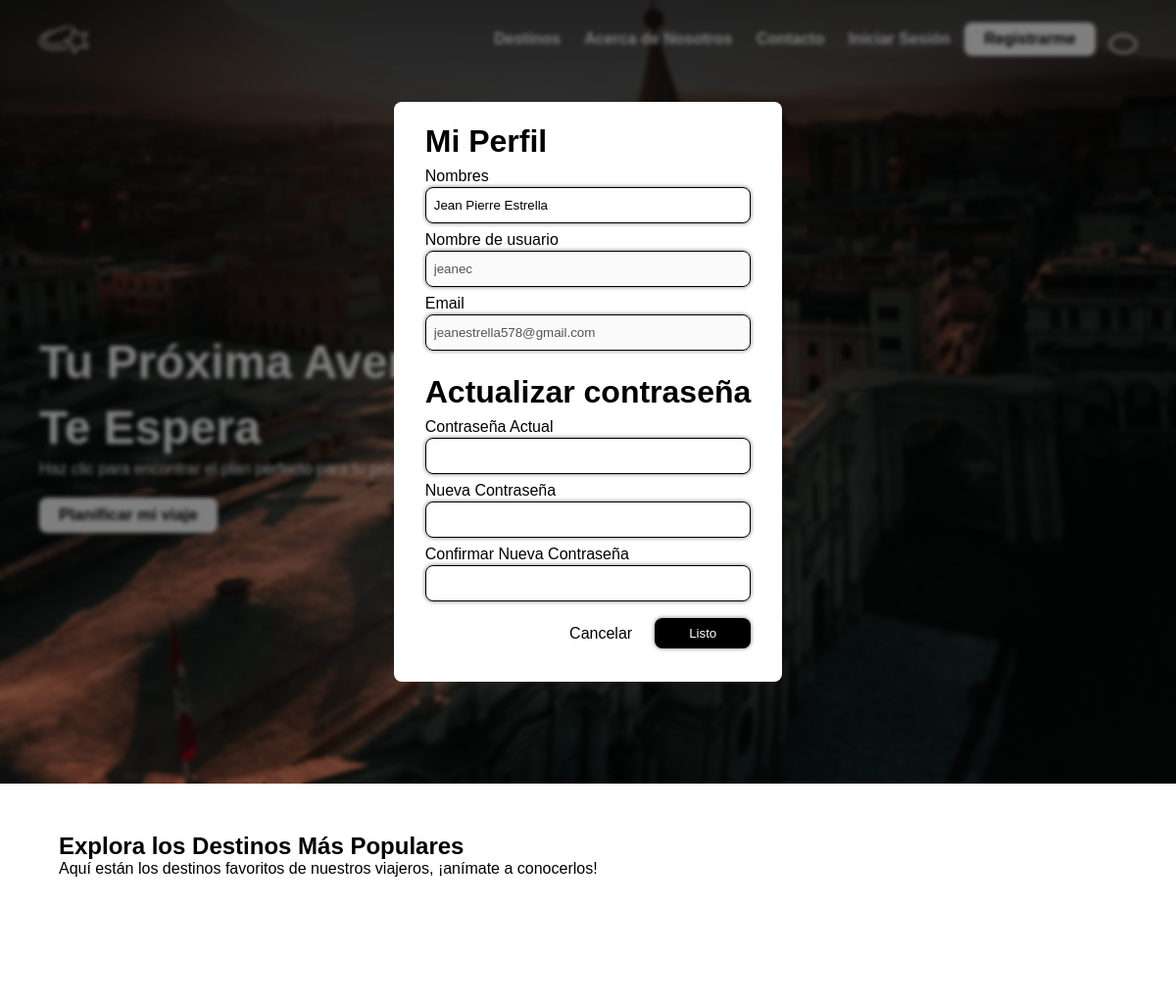
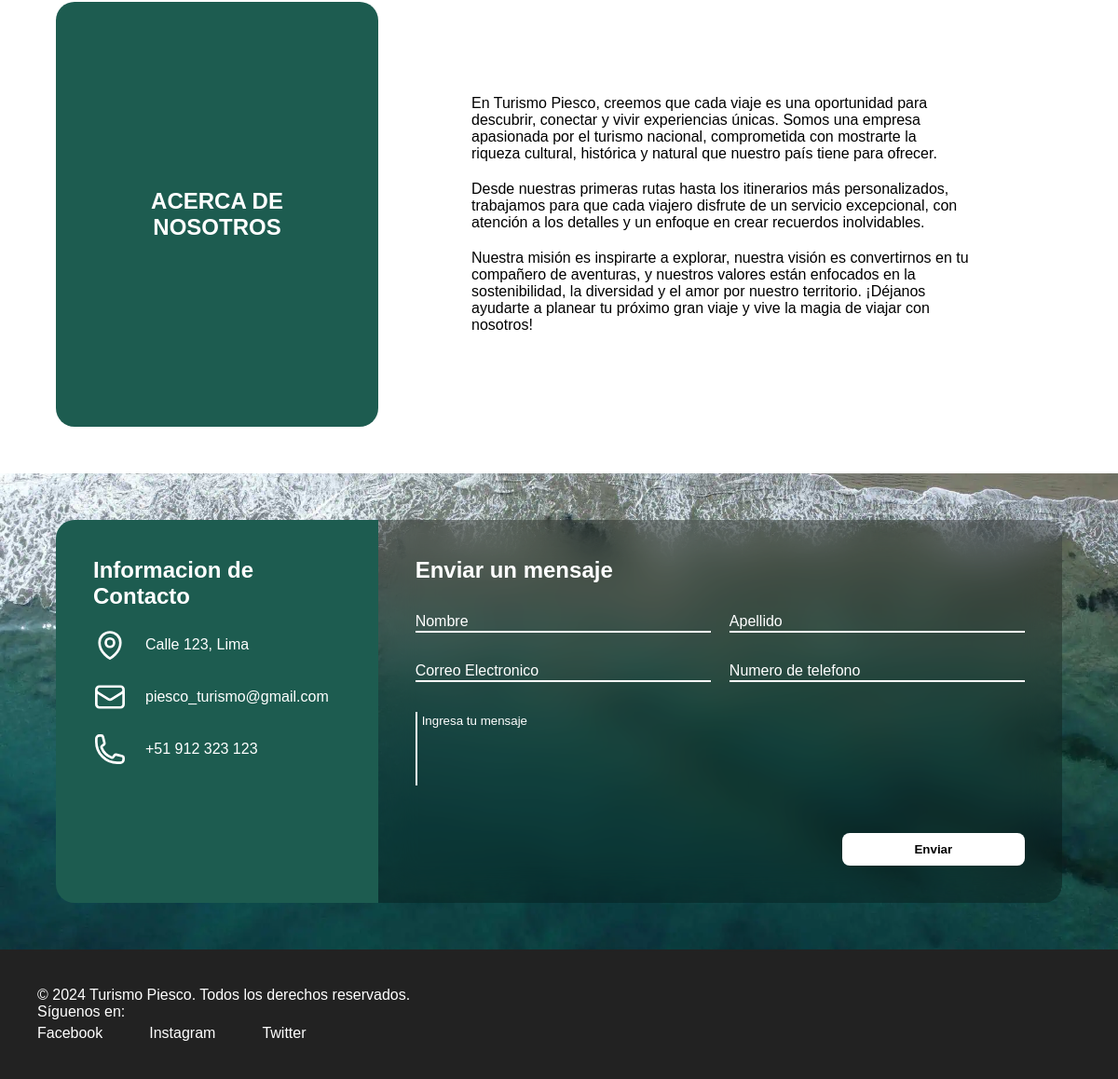
The page /src/app/profile (signed in) on the database its author committed (2 pictures, top to bottom).
### tables this page shows
CREATE TABLE Users(
    UserID INT PRIMARY KEY AUTO_INCREMENT,
    Username VARCHAR(100) UNIQUE NOT NULL,
    Password VARCHAR(255) NOT NULL,
    FullName VARCHAR(255) NOT NULL,
    Email VARCHAR(100) UNIQUE NOT NULL,
    Rol ENUM('administrador', 'usuario') DEFAULT 'usuario',
    Active TINYINT DEFAULT 0,
    ActivationToken VARCHAR(255) DEFAULT NULL,
    ResetToken VARCHAR(255) DEFAULT NULL,
    ResetTokenExpiration DATETIME DEFAULT NULL
);

### src/controllers/HomeController.php (called while the page is built, shortened)
<?php
require_once("../models/User.php");
class HomeController
{
    private $userModel;
    public function __construct()
    {
        $this->userModel = new User();
    }
    public function profile()
    {
        $userData = $this->userModel->getDataUserByID($_SESSION['UserID']);
        include(ROOT_PATH . "/views/viewHomePage.php");
    }
}

### src/config/Boot.php (called while the page is built, shortened)
<?php
require_once('../config/RouteNormalization.php');
require_once('../config/Routes.php');
$routes->IncomingRequest();

### src/app/index.php (called while the page is built)
<?php
require_once('../config/Boot.php');

### src/config/RouteNormalization.php (called while the page is built, shortened)
<?php
function base_url(string $path = ""): string
{
    static $baseUrl = APP_URL;
    if (empty($path)) {
        return APP_URL;
    }
    $partsBaseUrl = explode('/', $baseUrl);
    $parts = explode('/', str_replace('\\', '/', $path));
    foreach ($parts as $part) {
        if ($part === '..') {
            if (count($partsBaseUrl) > 3) {
                array_pop($partsBaseUrl);
            }
        } elseif ($part !== '.' && $part !== '') {
            $partsBaseUrl[] = $part;
        }
    }
    return implode('/', $partsBaseUrl);
}

### src/models/User.php (called while the page is built, shortened)
<?php
class User
{
    function getDataUserByID($UserID)
    {
        try {
            $objConexionSQL = new ConexionSQL();
            $connection = $objConexionSQL->ExecuteConnection();
            $query = 'SELECT Username, FullName, Email, Rol FROM Users WHERE UserID = ?';
            $stmt = $connection->prepare($query);
            $stmt->bind_param('i', $UserID);
            $stmt->execute();
            $result = $stmt->get_result();
            if ($row = $result->fetch_assoc()) {
                return $row;
            } else {
                return false;
            }
        } catch (Exception $e) {
            echo $e->getMessage();
        }
    }
}

### src/views/viewProfileModal.php (the view, shortened to what this page needs)
<dialog id="dialog-profile-modal" open>
    <div class='body-dialog'>
        <div class='container-dialog'>
            <h1 class="title-modal">Mi Perfil</h1>
            <form action="<?= base_url("profile/update") ?>" method="POST">
                <div class="row-input-dialog">
                    <label for="fullname">Nombres</label>
                    <input type="text" name="fullname" value="<?php echo $userData['FullName']; ?>" required>
                </div>
                <div class="row-input-dialog">
                    <label for="username">Nombre de usuario</label>
                    <input type="text" value="<?php echo $userData['Username']; ?>" disabled>
                </div>
                <div class="row-input-dialog">
                    <label for="email">Email</label>
                    <input type="email" value="<?php echo $userData['Email']; ?>" disabled>
                </div>
                <h1>Actualizar contraseña</h1>
                <div class="row-input-dialog">
                    <label for="password">Contraseña Actual</label>
                    <input type="password" name="password">
                </div>
                <div class="row-input-dialog">
                    <label for="new_password">Nueva Contraseña</label>
                    <input type="password" name="new_password">
                </div>
                <div class="row-input-dialog">
                    <label for="confirm_password">Confirmar Nueva Contraseña</label>
                    <input type="password" name="confirm_password">
                </div>
                <div class="actions-form">
                    <a href="<?= base_url() ?>">Cancelar</a>
                    <button type="submit">Listo</button>
                </div>
            </form>
        </div>
    </div>
</dialog>

### assets/css/styleHeroSection.css (style rules this page uses)
@media (prefers-reduced-motion: no-preference) { :root { scroll-behavior: smooth; } }

### assets/css/styleHomePage.css (style rules this page uses)
* { margin: 0; padding: 0; box-sizing: border-box; font-family: "Poppins Regular", Arial; }
body { display: flex; position: relative; overflow-x: hidden; }
button { cursor: pointer; }

### src/views/viewProfileModal.php (style rules this page uses)
#dialog-profile-modal { width: 100%; height: 100vh; background: rgba(0, 0, 0, 0.5); border: none; outline: none; position: absolute; z-index: 10; top: 0; left: 0; }
#dialog-profile-modal .body-dialog { display: flex; justify-content: center; align-items: center; width: 100%; height: 100%; backdrop-filter: blur(2px); }
#dialog-profile-modal .container-dialog { background-color: #fff; padding: 2rem; padding-top: 1.35rem; border-radius: 0.5rem; height: 90%; overflow-y: auto; }
#dialog-profile-modal .title-modal { margin-bottom: 0.5rem; }
#dialog-profile-modal form { display: flex; flex-direction: column; gap: 0.5rem; }
#dialog-profile-modal form h1 { margin-top: 1rem; }
#dialog-profile-modal .row-input-dialog { display: flex; flex-direction: column; }
#dialog-profile-modal .row-input-dialog label { font-size: 1rem; margin-bottom: 0.125rem; color: #000; }
#dialog-profile-modal .row-input-dialog input { padding: 10px 8px; border-radius: 0.5rem; border: 1px solid #000; box-shadow: 0 0 4px #0000008a; }
#dialog-profile-modal .actions-form { display: flex; justify-content: flex-end; align-items: center; gap: 0.5rem; margin-top: 0.5rem; }
#dialog-profile-modal .actions-form a { text-decoration: none; color: #000; padding: 8px 15px; border-radius: 0.5rem; transition: background-color 0.3s ease; }
#dialog-profile-modal .actions-form button { background-color: #000; color: #fff; border: none; padding: 8px 35px; border-radius: 0.5rem; cursor: pointer; box-shadow: 0 0 4px #0000008a; transition: opacity 0.3s ease; }
@media (height > 750px) { #dialog-profile-modal .container-dialog { height: auto; } }

### rows shown on the page
users: fullname "Jean Pierre Estrella", Username "jeanec", Email "jeanestrella578@gmail.com"
